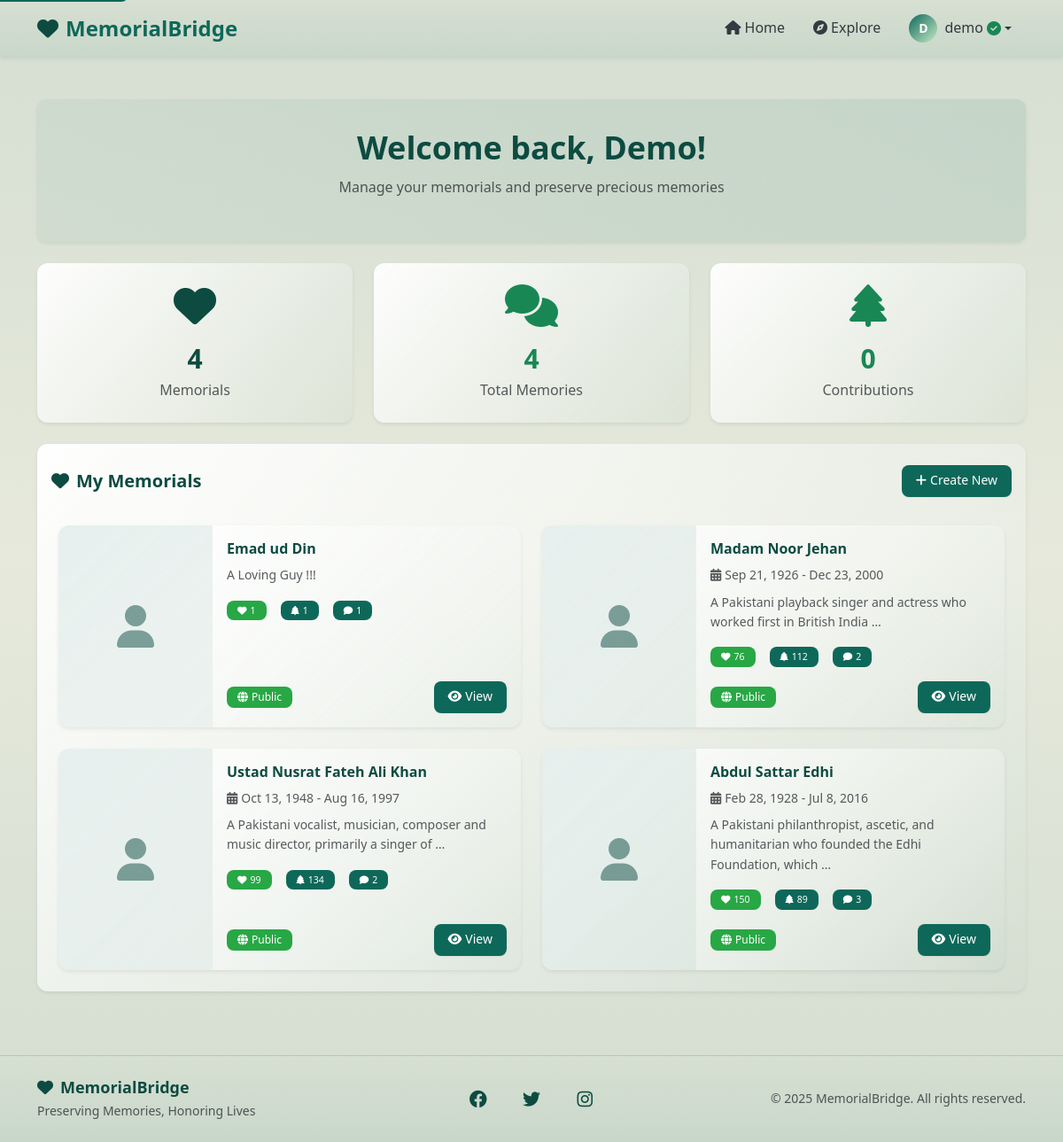
The page /dashboard/ (signed in) on the database its author committed.
### main_app/models.py (models this page shows, shortened)
class UserProfile(models.Model):
    user = models.OneToOneField(User, on_delete=models.CASCADE)
    verified = models.BooleanField(default=False)

class Memorial(models.Model):
    VISIBILITY_CHOICES = [
        ('public', 'Public'),
        ('private', 'Private'),
    ]
    owner = models.ForeignKey(UserProfile, on_delete=models.CASCADE, related_name='memorials')
    name = models.CharField(max_length=200)
    slug = models.SlugField(unique=True, blank=True)
    dob = models.DateField(null=True, blank=True, verbose_name="Date of Birth")
    dod = models.DateField(null=True, blank=True, verbose_name="Date of Passing")
    bio = models.TextField(blank=True, help_text="Biography or description")
    cover_image = models.ImageField(upload_to='memorial_covers/', blank=True, null=True)
    visibility = models.CharField(max_length=10, choices=VISIBILITY_CHOICES, default='public')
    donations_count = models.IntegerField(default=0)
    trees_planted_count = models.IntegerField(default=0)
    created_at = models.DateTimeField(auto_now_add=True)
    updated_at = models.DateTimeField(auto_now=True)
    class Meta:
        ordering = ['-created_at']

### main_app/views.py (the view)
# urls.py: path('dashboard/', views.user_dashboard, name='dashboard'),
@login_required
def user_dashboard(request):
    try:
        user_profile = request.user.userprofile
        memorials = user_profile.memorials.all()
    except UserProfile.DoesNotExist:
        UserProfile.objects.create(user=request.user)
        memorials = []
    context = {
        'memorials': memorials,
        'user_profile': user_profile
    }
    return render(request, 'main_app/dashboard.html', context)

### templates/main_app/dashboard.html (shortened to what this page needs)
{% extends 'base.html' %}
{% load static %}
{% block content %}
<div style="background: linear-gradient(180deg, rgba(14, 104, 89, 0.12), rgba(14, 104, 89, 0.05), rgba(14, 104, 89, 0.12));">
    <div class="container py-5">
        <div class="dashboard-header mb-4 shadow-sm text-center">
            <h1 class="fw-bold text-primary mb-2">
                Welcome back, {{ user.first_name|default:user.username }}!
            </h1>
            <p class="text-muted mb-3">Manage your memorials and preserve precious memories</p>
        </div>
        <div class="row mb-4 g-4">
            <div class="col-md-4 col-sm-6">
                <div class="card stat-card border-0 shadow-sm h-100 text-center">
                    <div class="card-body py-4">
                        <i class="fas fa-heart fa-3x text-primary mb-3"></i>
                        <h2 class="fw-bold text-primary mb-1">{{ memorials.count }}</h2>
                        <p class="text-muted mb-0">Memorial{{ memorials.count|pluralize }}</p>
                    </div>
                </div>
            </div>
            <div class="col-md-4 col-sm-6">
                <div class="card stat-card border-0 shadow-sm h-100 text-center">
                    <div class="card-body py-4">
                        <i class="fas fa-comments fa-3x text-success mb-3"></i>
                        <h2 class="fw-bold text-success mb-1">{{ memorials|length }}</h2>
                        <p class="text-muted mb-0">Total Memories</p>
                    </div>
                </div>
            </div>
            <div class="col-md-4 col-sm-6">
                <div class="card stat-card border-0 shadow-sm h-100 text-center">
                    <div class="card-body py-4">
                        <i class="fas fa-tree fa-3x text-success mb-3"></i>
                        <h2 class="fw-bold text-success mb-1">0</h2>
                        <p class="text-muted mb-0">Contributions</p>
                    </div>
                </div>
            </div>
        </div>
        <div class="row mb-4">
            <div class="col-12">
                <div class="card stat-card border-0 shadow-sm">
                    <div class="card-header bg-transparent border-bottom-0 pt-4">
                        <div class="d-flex justify-content-between align-items-center">
                            <h4 class="mb-0 text-primary fw-bold">
                                <i class="fas fa-heart me-2"></i>My Memorials
                            </h4>
                            {% if user_profile.verified %}
                            <a href="{% url 'create_memorial' %}" class="btn btn-primary text-white btn-sm px-3">
                                <i class="fas fa-plus me-1"></i>Create New
                            </a>
                            {% endif %}
                        </div>
                    </div>
                    <div class="card-body p-4">
                        {% if memorials %}
                        <div class="row g-4">
                            {% for memorial in memorials %}
                            <div class="col-lg-6">
                                <div class="card memorial-card-dashboard border-0 shadow-sm h-100">
                                    <div class="row g-0 h-100">
                                        <div class="col-4">
                                            {% if memorial.cover_image %}
                                            <img src="{{ memorial.cover_image.url }}" class="img-fluid h-100 object-cover rounded-start" alt="{{ memorial.name }}" style="object-fit: cover;">
                                            {% else %}
                                            <div class="memorial-placeholder h-100 d-flex align-items-center justify-content-center rounded-start" style="background: linear-gradient(135deg, rgba(14, 104, 89, 0.1), rgba(14, 104, 89, 0.05));">
                                                <i class="fas fa-user fa-3x text-primary opacity-50"></i>
                                            </div>
                                            {% endif %}
                                        </div>
                                        <div class="col-8">
                                            <div class="card-body d-flex flex-column h-100 p-3">
                                                <div class="flex-grow-1">
                                                    <h6 class="card-title text-primary fw-bold mb-2">{{ memorial.name }}</h6>
                                                    {% if memorial.dob and memorial.dod %}
                                                    <p class="text-muted small mb-2">
                                                        <i class="fas fa-calendar-alt me-1"></i>{{ memorial.dob|date:"M j, Y" }} - {{ memorial.dod|date:"M j, Y" }}
                                                    </p>
                                                    {% endif %}
                                                    <p class="card-text small text-muted mb-3">
                                                        {{ memorial.bio|truncatewords:12|default:"No description provided." }}
                                                    </p>
                                                    <div class="memorial-stats small mb-3">
                                                        <div class="d-flex gap-3">
                                                            <div>
                                                                <span class="badge bg-success text-white">
                                                                    <i class="fas fa-heart me-1"></i>{{ memorial.donations_count }}
                                                                </span>
                                                            </div>
                                                            <div>
                                                                <span class="badge bg-primary text-white">
                                                                    <i class="fas fa-tree me-1"></i>{{ memorial.trees_planted_count }}
                                                                </span>
                                                            </div>
                                                            <div>
                                                                <span class="badge bg-primary text-white bg-opacity-75">
                                                                    <i class="fas fa-comment me-1"></i>{{ memorial.memories.count }}
                                                                </span>
                                                            </div>
                                                        </div>
                                                    </div>
                                                </div>
                                                <div class="memorial-actions d-flex justify-content-between align-items-center">
                                                    <span class="badge bg-{% if memorial.visibility == 'public' %}success{% else %}secondary{% endif %} text-white">
                                                        <i class="fas fa-{% if memorial.visibility == 'public' %}globe{% else %}lock{% endif %} me-1"></i>{{ memorial.get_visibility_display }}
                                                    </span>
                                                    <a href="{% url 'memorial_detail' memorial.slug %}" class="btn btn-primary text-white btn-sm px-3">
                                                        <i class="fas fa-eye me-1"></i>View
                                                    </a>
                                                </div>
                                            </div>
                                        </div>
                                    </div>
                                </div>
                            </div>
                            {% endfor %}
                        </div>
                        {% endif %}
                    </div>
                </div>
            </div>
        </div>
    </div>
</div>
{% endblock %}

### templates/base.html (shortened to what this page needs)
{% load static %}
<!DOCTYPE html>
<html lang="en">
<head>
    <link href="https://cdn.jsdelivr.net/npm/bootstrap@5.3.0/dist/css/bootstrap.min.css" rel="stylesheet">
    <link rel="stylesheet" href="https://cdnjs.cloudflare.com/ajax/libs/font-awesome/6.4.0/css/all.min.css">
    <link rel="stylesheet" href="{% static 'css/main.css' %}">
</head>
<body>
    <nav class="navbar navbar-expand-lg navbar-light shadow-sm" style="background: linear-gradient(180deg, rgba(14, 104, 89, 0.12), rgba(14, 104, 89, 0.18));" aria-label="Main navigation">
        <div class="container">
            <a class="navbar-brand d-flex align-items-center" href="{% url 'home' %}">
                <i class="fas fa-heart text-primary me-2"></i>
                <span class="fw-bold">MemorialBridge</span>
            </a>
            <div class="collapse navbar-collapse" id="navbarNav">
                <ul class="navbar-nav ms-auto align-items-lg-center">
                    <li class="nav-item">
                        <a class="nav-link {% if request.path == '/' %}active{% endif %}"
                           href="{% url 'home' %}">
                            <i class="fas fa-home me-1"></i>Home
                        </a>
                    </li>
                    <li class="nav-item">
                        <a class="nav-link {% if 'explore' in request.path %}active{% endif %}"
                           href="{% url 'explore' %}">
                            <i class="fas fa-compass me-1"></i>Explore
                        </a>
                    </li>
                    {% if user.is_authenticated %}
                    <li class="nav-item dropdown">
                        <a class="nav-link dropdown-toggle d-flex align-items-center" href="#"
                           id="userDropdown" role="button" data-bs-toggle="dropdown" aria-expanded="false">
                            <div class="user-avatar me-2">
                                {{ user.username|first|upper }}
                            </div>
                            <span>{{ user.username }}</span>
                            {% if user.userprofile.verified %}
                            <i class="fas fa-check-circle text-success ms-1"
                               data-bs-toggle="tooltip" title="Verified Account"></i>
                            {% endif %}
                        </a>
                    </li>
                    {% endif %}
                </ul>
            </div>
        </div>
    </nav>
    <main id="main-content">
        {% block content %}{% endblock %}
    </main>
    <footer class="text-dark" style="background: linear-gradient(180deg, rgba(14, 104, 89, 0.12), rgba(14, 104, 89, 0.18));">
        <div class="border-top border-secondary border-opacity-25">
            <div class="container py-4">
                <div class="row align-items-center">
                    <div class="col-md-4 text-center text-md-start mb-3 mb-md-0">
                        <h5 class="mb-1 text-primary"><i class="fas fa-heart me-2"></i>MemorialBridge</h5>
                        <p class="mb-0 small text-muted">Preserving Memories, Honoring Lives</p>
                    </div>
                    <div class="col-md-4 text-center mb-3 mb-md-0">
                        <div class="social-links">
                            <a href="https://www.facebook.com/MemorialBridge" target="_blank" rel="noopener noreferrer" class="text-primary me-3 fs-5" aria-label="Facebook"><i class="fab fa-facebook"></i></a>
                            <a href="#" class="text-primary me-3 fs-5" aria-label="Twitter"><i class="fab fa-twitter"></i></a>
                            <a href="https://www.instagram.com/the.memorial.bridge" target="_blank" rel="noopener noreferrer" class="text-primary fs-5" aria-label="Instagram"><i class="fab fa-instagram"></i></a>
                        </div>
                    </div>
                    <div class="col-md-4 text-center text-md-end">
                        <p class="mb-0 small text-muted">&copy; 2025 MemorialBridge. All rights reserved.</p>
                    </div>
                </div>
            </div>
        </div>
    </footer>
</body>
</html>

### rows shown on the page
UserProfile: count "4"
Memorial: name "Emad ud Din", bio "A Loving Guy !!!", donations_count "1", trees_planted_count "1", memories.count "1", visibility "Public"
Memorial: name "Madam Noor Jehan", dob "Sep 21, 1926", dod "Dec 23, 2000", bio "A Pakistani playback singer and actress who worked first in British India …", donations_count "76", trees_planted_count "112", memories.count "2", visibility "Public"
Memorial: name "Ustad Nusrat Fateh Ali Khan", dob "Oct 13, 1948", dod "Aug 16, 1997", bio "A Pakistani vocalist, musician, composer and music director, primarily a singer of …", donations_count "99", trees_planted_count "134", memories.count "2", visibility "Public"
Memorial: name "Abdul Sattar Edhi", dob "Feb 28, 1928", dod "Jul 8, 2016", bio "A Pakistani philanthropist, ascetic, and humanitarian who founded the Edhi Foundation, which …", donations_count "150", trees_planted_count "89", memories.count "3", visibility "Public"

### other values the page prints
{{ user.username|first|upper }} "D"
{{ user.username }} "demo"
{{ user.first_name|default:user.username }} "Demo"
{{ memorials|length }} "4"
